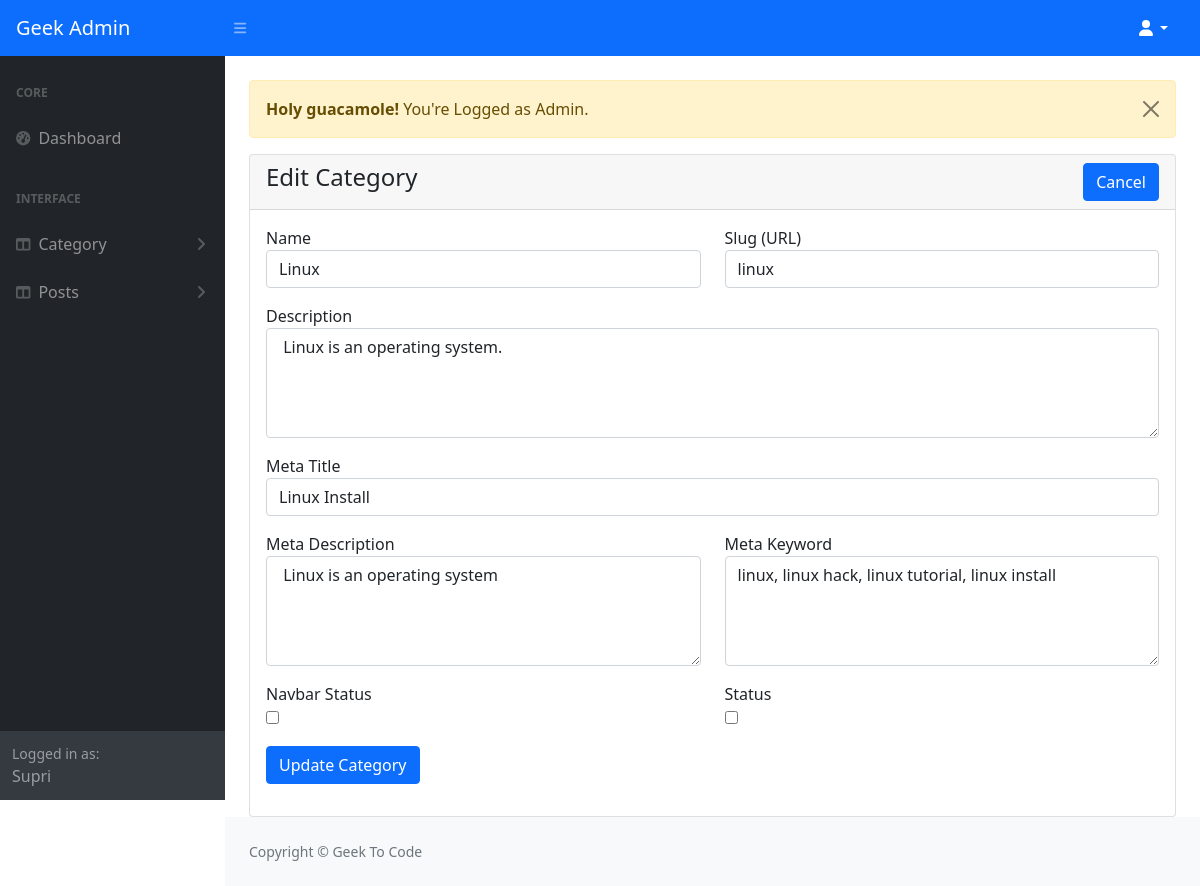
The page /admin/category-edit.php?id=1 (signed in) on the database its author committed.
### tables this page shows
CREATE TABLE `categories` (
  `id` int(12) NOT NULL,
  `name` varchar(199) NOT NULL,
  `slug` varchar(199) NOT NULL,
  `description` text DEFAULT NULL,
  `meta_title` varchar(199) NOT NULL,
  `meta_description` mediumtext DEFAULT NULL,
  `meta_keyword` mediumtext DEFAULT NULL,
  `navbar_status` tinyint(1) DEFAULT 0,
  `status` tinyint(1) DEFAULT 0,
  `created_at` timestamp NOT NULL DEFAULT current_timestamp()
);

### admin/category-edit.php (the view, shortened to what this page needs)
<?php
include('authentication.php');
include('include/header.php');
?>
<div class="container-fluid px-4">
    <div class="row mt-4">
        <div class="col-md-12">
            <?php include ('message.php'); ?>
            <div class="card">
                <div class="card-header">
                    <h4>Edit Category
                        <a href="category-view.php" class="btn btn-primary float-end">Cancel</a>
                    </h4>
                </div>
                <div class="card-body">
                    <?php
                    if(isset($_GET['id'])){
                        $category_id = $_GET['id'];
                        $category = "SELECT * FROM categories WHERE id='$category_id' ";
                        $category_run = mysqli_query($conn, $category);
                        if(mysqli_num_rows($category_run) > 0)
                        {
                            $row = mysqli_fetch_array($category_run);
                                ?>
                    <form action="code.php" method="POST">
                        <div class="row">
                            <div class="col-md-6 mb-3">
                                <label for="">Name</label>
                                <input type="text" required value="<?= $row['name']; ?>" name="name" maxlength="198" class="form-control">
                            </div>
                            <div class="col-md-6 mb-3">
                                <label for="">Slug (URL)</label>
                                <input type="text" required value="<?= $row['slug']; ?>" name="slug" maxlength="198" class="form-control">
                            </div>
                            <div class="col-md-12 mb-3">
                                <label for="">Description</label>
                                <textarea name="description" class="form-control" rows="4"><?= $row['description']; ?></textarea>
                            </div>
                            <div class="col-md-12 mb-3">
                                <label for="">Meta Title</label>
                                <input type="text" required value="<?= $row['meta_title']; ?>" name="meta_title" maxlength="198" class="form-control">
                            </div>
                            <div class="col-md-6 mb-3">
                                <label for="">Meta Description</label>
                                <textarea name="meta_description" class="form-control" rows="4"><?= $row['meta_description']; ?></textarea>
                            </div>
                            <div class="col-md-6 mb-3">
                                <label for="">Meta Keyword</label>
                                <textarea name="meta_keyword" class="form-control" rows="4"><?= $row['meta_keyword']; ?></textarea>
                            </div>
                            <div class="col-md-6 mb-3">
                                <label for="">Navbar Status</label> <br />
                                <input type="checkbox" name="navbar_status" <?= $row['navbar_status'] == '1' ? 'checked':'' ?> width="70px" height="70px" />
                            </div>
                            <div class="col-md-6 mb-3">
                                <label for="">Status</label> <br />
                                <input type="checkbox" name="status" <?= $row['status'] == '1' ? 'checked':'' ?> width="70px" height="70px" />
                            </div>
                            <div class="col-md-12 mb-3">
                                <button type="submit" name="category_edit" class="btn btn-primary">Update Category</button>
                            </div>
                        </div>
                    </form>
                            <?php
                        }
                        else
                        {
                            ?>
                            <h4>No Record Found</h4>
                            <?php
                        }
                    }
                    ?>
                </div>
            </div>
        </div>
    </div>
</div>
<?php
include('include/footer.php');
include('include/scripts.php');
?>

### rows shown on the page
categories: name "Linux", slug "linux", description "Linux is an operating system.", meta_title "Linux Install", meta_description "Linux is an operating system", meta_keyword "linux, linux hack, linux tutorial, linux install"

### other values the page prints
$_SESSION['auth_user']['user_name'] "Supri"
$_SESSION['message'] "You're Logged as Admin."
